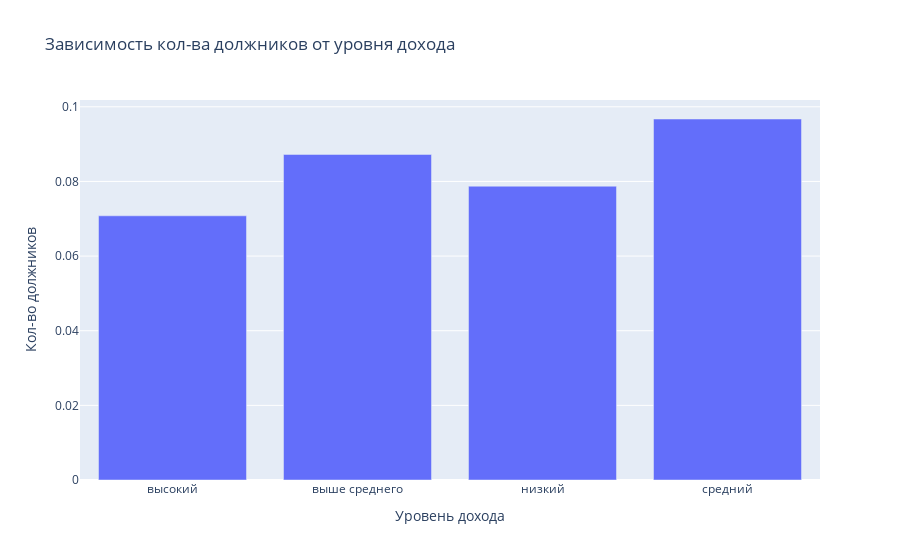

Notebook source saved alongside this figure:
### Code cell
px.bar(group_income.reset_index(), x='income_category', y='mean', title='Зависимость кол-ва должников от уровня дохода',
      labels={'income_category': 'Уровень дохода', 'mean': 'Кол-во должников'})

### Figure 1 — Plotly figure (JSON) as saved in the notebook; plotly's stock layout.template omitted (floating-point values rounded to 4 significant figures)
{"data": [{"alignmentgroup": "True", "hovertemplate": "Уровень дохода=%{x}<br>Кол-во должников=%{y}<extra></extra>", "legendgroup": "", "marker": {"color": "#636efa"}, "name": "", "offsetgroup": "", "orientation": "v", "showlegend": false, "textposition": "auto", "type": "bar", "x": ["высокий", "выше среднего", "низкий", "средний"], "xaxis": "x", "y": [0.07079, 0.08723, 0.07872, 0.09673], "yaxis": "y"}], "layout": {"barmode": "relative", "legend": {"tracegroupgap": 0}, "title": {"text": "Зависимость кол-ва должников от уровня дохода"}, "xaxis": {"anchor": "y", "domain": [0, 1], "title": {"text": "Уровень дохода"}}, "yaxis": {"anchor": "x", "domain": [0, 1], "title": {"text": "Кол-во должников"}}}}
